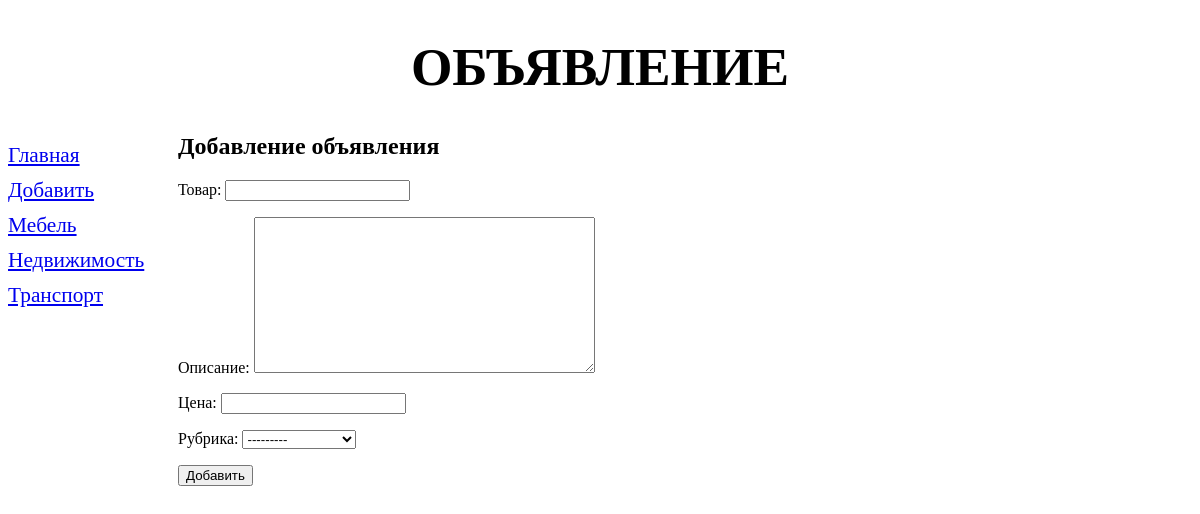
The page /bboard/add/ on the database its author committed.
### bboard/models.py (models this page shows)
class Rubric(models.Model):
    def __str__(self):
        return self.name
    name = models.CharField(max_length=20, db_index=True, verbose_name='Название')
    class Meta:
        verbose_name_plural = 'Рубрики'
        verbose_name = 'Рубрика'
        ordering = ['name']

### bboard/views.py (the view)
# urls.py: path('add/', BbCreateView.as_view(), name='add'),
class BbCreateView(CreateView):
    template_name = 'bboard/create.html'
    form_class = BbForm
    success_url = '/bboard'
    def get_context_data(self, **kwargs):
        context = super().get_context_data(**kwargs)
        context['rubrics'] = Rubric.objects.all()
        return context

### bboard/forms.py
class BbForm(ModelForm):
    class Meta:
        model = Bb
        fields = ('title', 'content', 'price', 'rubric')

### bboard/templates/bboard/create.html (shortened to what this page needs)
{% extends 'layout/basic.html' %}
{% block content %}
<h2>Добавление объявления</h2>
<form method="post">
    {{ form.as_p }}
    <input type="submit" value="Добавить">
</form>
{% endblock %}

### bboard/templates/layout/basic.html (shortened to what this page needs)
<!DOCTYPE html>
{% load static %}
<html lang="en">
<head>
    <link rel="stylesheet" type="text/css"
          href="{% static 'bboard/style.css' %}">
</head>
<body>
    <header>
        <h1>Объявление</h1>
    </header>
    <nav>
        <a href="{% url 'index' %}">Главная</a>
        <a href="{% url 'add' %}">Добавить</a>
        {% for rubric in rubrics %}
            <a href="{% url 'by_rubric' rubric.pk %}">{{ rubric.name }}</a>
        {% endfor %}
    </nav>
    <section>
        {% block content %}
        {% endblock %}
    </section>
</body>
</html>

### bboard/static/bboard/style.css (style rules this page uses)
header h1 { font-size: 40pt; text-transform: uppercase; text-align: center; background: url("bee.jpg") left / auto 100% no-repeat; }
nav { font-size: 16pt; width: 150px; float: left; }
nav a { display: block; margin: 10px 0px; }
section { margin-left: 170px; }

### rows shown on the page
Rubric: name "Мебель"
Rubric: name "Недвижимость"
Rubric: name "Транспорт"
